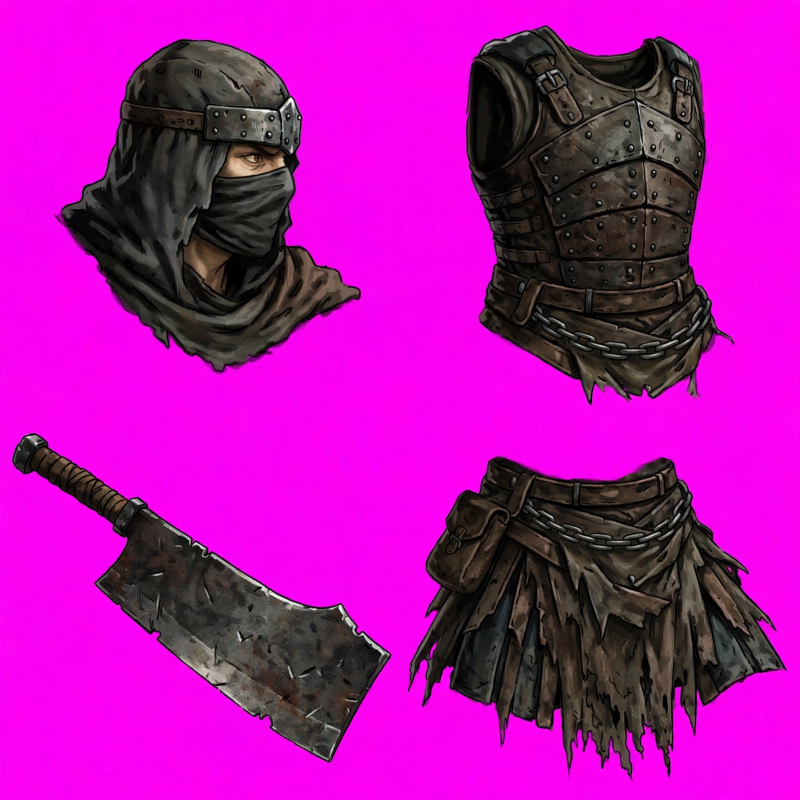
#> input picture assets/heroes/c003_dao_phu_doi_thi/parts/c003_parts_core_2x2_raw.png, 1600 x 1600 px, found by its file name (shown at 1/2 size); the run also reads 3 pictures not shown here
$ python extract_c003_all_18_parts_and_vfx.py
#> lines starting #> are read from the running program, lines starting #| are printed output that depends on the picture; after the words box and inside, x2 and y2 are one past the last pixel; in counts of white or black regions, pixels touching at a corner belong together
#!/usr/bin/env python3
"""
Extracts and audits all 18 isolated body parts + 4 soft-opacity VFX PNGs for C003 — Đao Phủ Đồi Thi:
- Follows the Front-Hand Weapon Grip Rule:
  Front Arm (UpperArm_L -> Forearm_L -> Hand_L -> Sword) holds the heavy iron executioner great-cleaver in the foreground!
  Back Arm (UpperArm_R -> Forearm_R -> Hand_R) is the secondary off-hand extended forward-right!
- Every single PNG is cleanly masked with rounded joint caps and padded with transparent margin so edge_clip = 0px.
"""
import os
import numpy as np
from PIL import Image, ImageFilter

HERO_DIR = "/Users/dochung/Desktop/card_g/assets/heroes/c003_dao_phu_doi_thi"
REF_CLEAN_PATH = os.path.join(HERO_DIR, "reference/c003_reference_clean.png")
CORE_RAW_PATH = os.path.join(HERO_DIR, "parts/c003_parts_core_2x2_raw.png")
LIMBS_RAW_PATH = os.path.join(HERO_DIR, "parts/c003_parts_limbs_2x3_raw.png")
HF_RAW_PATH = os.path.join(HERO_DIR, "parts/c003_parts_hands_feet_2x2_raw.png")
VFX_RAW_PATH = os.path.join(HERO_DIR, "vfx/c003_vfx_light_2x2_raw.png")
PARTS_DIR = os.path.join(HERO_DIR, "godot/parts")

os.makedirs(PARTS_DIR, exist_ok=True)


def clean_magenta_cell(cell_im, border_margin=12):
    arr = np.array(cell_im.convert("RGBA")).astype(np.float32)
    h, w, _ = arr.shape
    if border_margin > 0:
        arr[:border_margin, :, 3] = 0
        arr[h - border_margin :, :, 3] = 0
        arr[:, :border_margin, 3] = 0
        arr[:, w - border_margin :, 3] = 0

    r, g, b, a = arr[:, :, 0], arr[:, :, 1], arr[:, :, 2], arr[:, :, 3]
    mag_dist = np.sqrt((r - 255.0) ** 2 + (g - 0.0) ** 2 + (b - 255.0) ** 2)
    mag_dom = (r + b) / 2.0 - g
    is_bg = (mag_dist < 115.0) | ((mag_dom > 82.0) & (r > 125) & (b > 125))
    a[is_bg] = 0.0

    edge_fringe = (a > 0) & (mag_dom > 16.0)
    r[edge_fringe] = np.minimum(r[edge_fringe], g[edge_fringe] + 10.0)
    b[edge_fringe] = np.minimum(b[edge_fringe], g[edge_fringe] + 8.0)
    a[edge_fringe] *= np.clip(1.0 - (mag_dom[edge_fringe] - 28.0) / 58.0, 0.25, 1.0)
    arr[:, :, 0], arr[:, :, 1], arr[:, :, 2], arr[:, :, 3] = r, g, b, a
    return arr.astype(np.uint8)


def keep_largest_component(rgba_arr):
    alpha = rgba_arr[:, :, 3] > 20
    h, w = alpha.shape
    visited = np.zeros_like(alpha, dtype=bool)
    best_coords = None
    best_count = 0
    for y in range(h):
        xs = np.where(alpha[y] & ~visited[y])[0]
        for x0 in xs:
            if visited[y, x0]:
                continue
            stack = [(y, int(x0))]
            visited[y, x0] = True
            coords = []
            while stack:
                cy, cx = stack.pop()
                coords.append((cy, cx))
                y_min, y_max = max(0, cy - 1), min(h, cy + 2)
                x_min, x_max = max(0, cx - 1), min(w, cx + 2)
                for ny in range(y_min, y_max):
                    for nx in range(x_min, x_max):
                        if alpha[ny, nx] and not visited[ny, nx]:
                            visited[ny, nx] = True
                            stack.append((ny, nx))
            if len(coords) > best_count:
                best_count = len(coords)
                best_coords = coords
    out = np.zeros_like(rgba_arr)
    if best_coords:
        ys, xs = zip(*best_coords)
        out[ys, xs] = rgba_arr[ys, xs]
    return out


def round_top_bottom_caps(crop_arr, round_top=True, round_bottom=False, cap_frac=0.18):
    out = crop_arr.copy()
    h, w, _ = out.shape
    if round_top and h > 16 and w > 12:
        cap_h = max(6, int(round(h * cap_frac)))
        cx = (w - 1) / 2.0
        rx = max(4.0, w * 0.48)
        for y in range(cap_h):
            dy = (cap_h - y) / float(cap_h)
            max_dx = rx * np.sqrt(max(0.0, 1.0 - dy * dy * 0.85))
            for x in range(w):
                dist = abs(x - cx)
                if dist > max_dx + 2.0:
                    out[y, x, 3] = 0
                elif dist > max_dx:
                    out[y, x, 3] = int(out[y, x, 3] * (1.0 - (dist - max_dx) / 2.0))
    if round_bottom and h > 16 and w > 12:
        cap_h = max(6, int(round(h * cap_frac)))
        cx = (w - 1) / 2.0
        rx = max(4.0, w * 0.48)
        for i in range(cap_h):
            y = h - 1 - i
            dy = (cap_h - i) / float(cap_h)
            max_dx = rx * np.sqrt(max(0.0, 1.0 - dy * dy * 0.85))
            for x in range(w):
                dist = abs(x - cx)
                if dist > max_dx + 2.0:
                    out[y, x, 3] = 0
                elif dist > max_dx:
                    out[y, x, 3] = int(out[y, x, 3] * (1.0 - (dist - max_dx) / 2.0))
    return out


def crop_resize_pad_save(
    rgba_arr,
    out_name,
    target_w=None,
    target_h=None,
    pad=12,
    keep_largest=True,
    round_top=False,
    round_bottom=False,
):
    if keep_largest:
        rgba_arr = keep_largest_component(rgba_arr)
    ys, xs = np.where(rgba_arr[:, :, 3] > 20)
    if len(xs) == 0:
        raise RuntimeError(f"Empty part when extracting {out_name}!")
    x0, x1 = int(xs.min()), int(xs.max()) + 1
    y0, y1 = int(ys.min()), int(ys.max()) + 1
    crop = rgba_arr[y0:y1, x0:x1].copy()
    if round_top or round_bottom:
        crop = round_top_bottom_caps(crop, round_top=round_top, round_bottom=round_bottom)
    im = Image.fromarray(crop, mode="RGBA")
    cw, ch = im.size
    if target_w and target_h:
        im = im.resize((target_w, target_h), Image.Resampling.LANCZOS)
    elif target_w:
        sc = target_w / float(cw)
        im = im.resize((target_w, max(1, int(round(ch * sc)))), Image.Resampling.LANCZOS)
    elif target_h:
        sc = target_h / float(ch)
        im = im.resize((max(1, int(round(cw * sc))), target_h), Image.Resampling.LANCZOS)

    nw, nh = im.size
    out = Image.new("RGBA", (nw + 2 * pad, nh + 2 * pad), (0, 0, 0, 0))
    out.paste(im, (pad, pad))
    out_arr = np.array(out)
    out_arr[:2, :, 3] = 0
    out_arr[-2:, :, 3] = 0
    out_arr[:, :2, 3] = 0
    out_arr[:, -2:, 3] = 0
    out = Image.fromarray(out_arr, mode="RGBA")
    out_path = os.path.join(PARTS_DIR, out_name)
    out.save(out_path)
    a = out_arr[:, :, 3]
    edge_clip = int(a[0, :].sum() + a[-1, :].sum() + a[:, 0].sum() + a[:, -1].sum())
    print(f"  Saved {out_name:22s}: {out.size[0]:3d}x{out.size[1]:3d} | edge_clip={edge_clip}px")
    return out


print("=== Extracting 18 Body Cutout Parts for C003 (Front-Hand Weapon Grip) ===")
core_im = Image.open(CORE_RAW_PATH).convert("RGBA")
cw, ch = core_im.width // 2, core_im.height // 2

# 1. head.png (Top-Left of core_2x2)
head_arr = clean_magenta_cell(core_im.crop((0, 0, cw, ch)))
#> in clean_magenta_cell, `r, g, b, a = arr[:, :, 0], arr[:, :, 1], arr[:, :, 2], arr[:, :, 3]`:
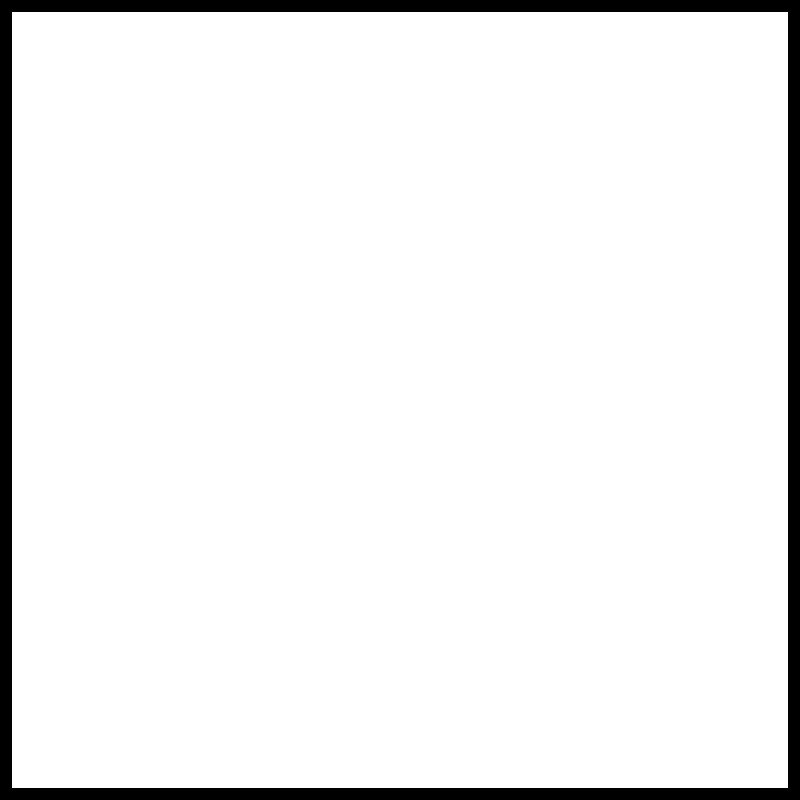
#> a: shape (800, 800) float32; 94.1% white; 1 black region, box (x1, y1, x2, y2) and area: (0, 0, 800, 800) 37824
#> in clean_magenta_cell, `r[edge_fringe] = np.minimum(r[edge_fringe], g[edge_fringe] + 10.0)`:
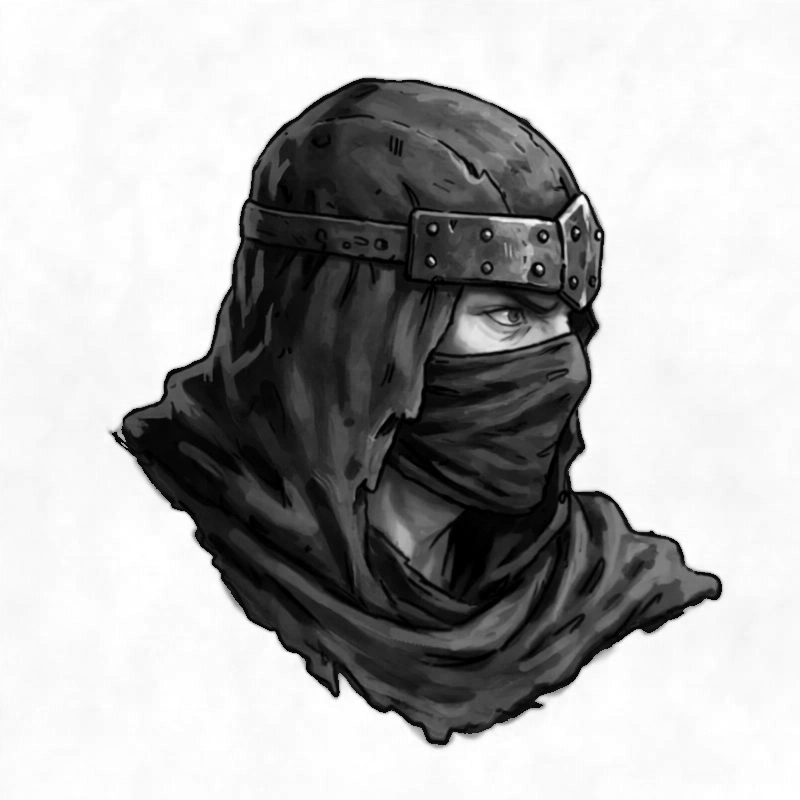
#> r: shape (800, 800) float32; min 0, max 255, mean 176.8
#> in clean_magenta_cell, `a[edge_fringe] *= np.clip(1.0 - (mag_dom[edge_fringe] - 28.0) / 58.0, ..`:
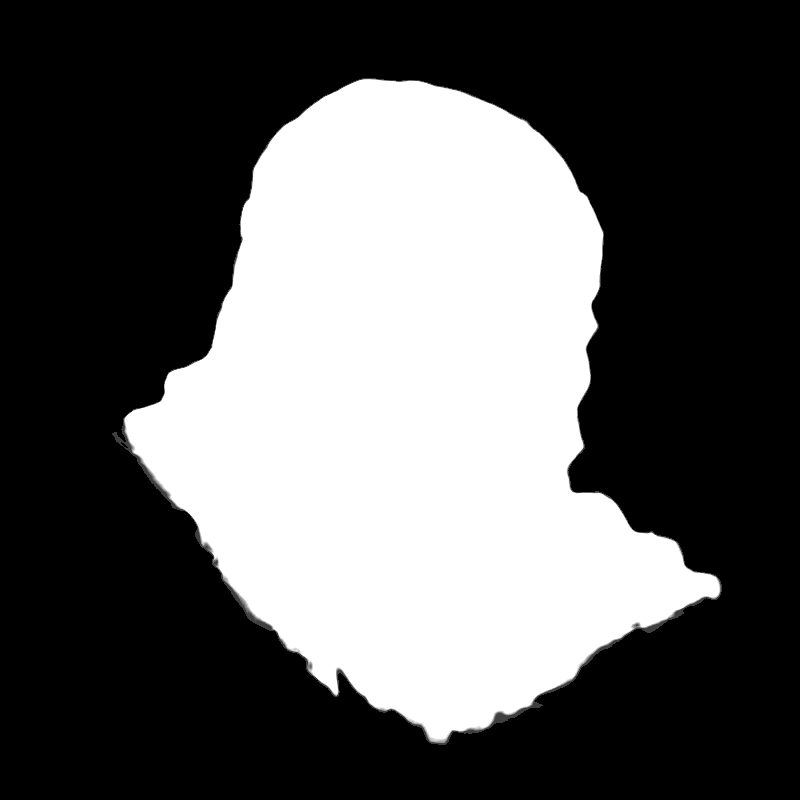
#> a: shape (800, 800) float32; min 0, max 255, mean 91.9
crop_resize_pad_save(head_arr, "head.png", target_h=98, pad=12)
#> after the loop in keep_largest_component, `for y in range(h):`: best_coords = 233753 items; best_count = 233753
#> in keep_largest_component, `ys, xs = zip(*best_coords)`: ys = 233753 items
#> in crop_resize_pad_save, `x0, x1 = int(xs.min()), int(xs.max()) + 1`: x0 = 112; x1 = 722
#> in crop_resize_pad_save, `y0, y1 = int(ys.min()), int(ys.max()) + 1`: y0 = 78; y1 = 745
#> in crop_resize_pad_save, `out.paste(im, (pad, pad))`:
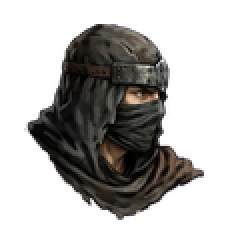
#> out: PIL image 114x122 RGBA (shown 2 times larger); mean R, G, B, A 19.1, 17.5, 15.8, 91.7; transparent parts drawn white
#> in crop_resize_pad_save, `a = out_arr[:, :, 3]`:
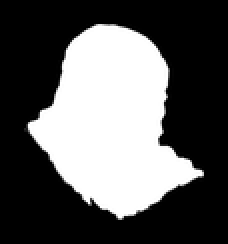
#> a: shape (122, 114) (shown 2 times larger); min 0, max 255, mean 91.7
#> in crop_resize_pad_save, `edge_clip = int(a[0, :].sum() + a[-1, :].sum() + a[:, 0].sum() + a[:, ..`: edge_clip = 0
#|   Saved head.png              : 114x122 | edge_clip=0px

# 2. chest.png (Top-Right of core_2x2 — trim bottom apron fringe so it doesn't duplicate hip_kilt)
chest_arr = clean_magenta_cell(core_im.crop((cw, 0, core_im.width, ch)))
#> call 2 of clean_magenta_cell, with border_margin = 12
#> in clean_magenta_cell (call 2), `arr[:, w - border_margin :, 3] = 0`:
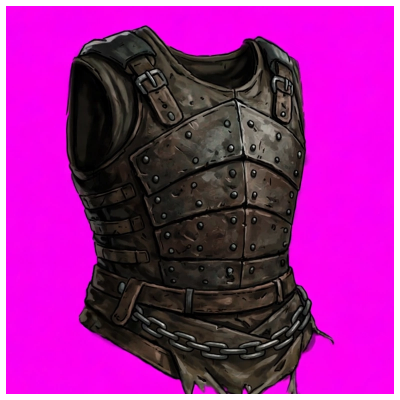
#> arr: shape (800, 800, 4) float32 (shown at 1/2 size); mean R, G, B, A 156.8, 19.6, 147.2, 240.8; transparent parts drawn white
#> in clean_magenta_cell (call 2), `mag_dist = np.sqrt((r - 255.0) ** 2 + (g - 0.0) ** 2 + (b - 255.0) ** 2)`:
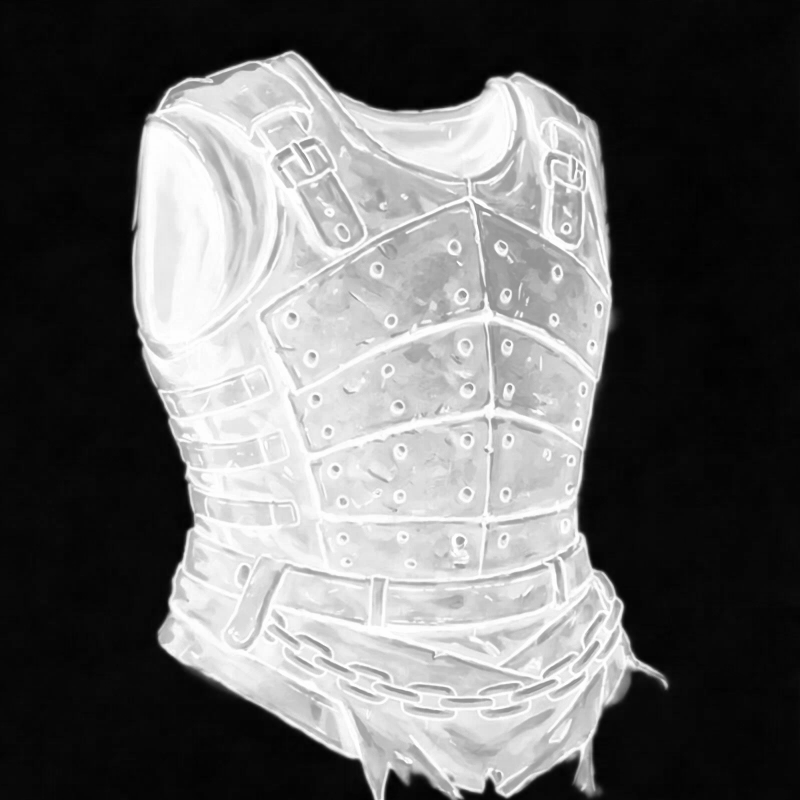
#> mag_dist: shape (800, 800) float32; min 2.24, max 360.6, mean 149.1; drawn with min black and max white
#> (the rest of the program and of its run is left out)
